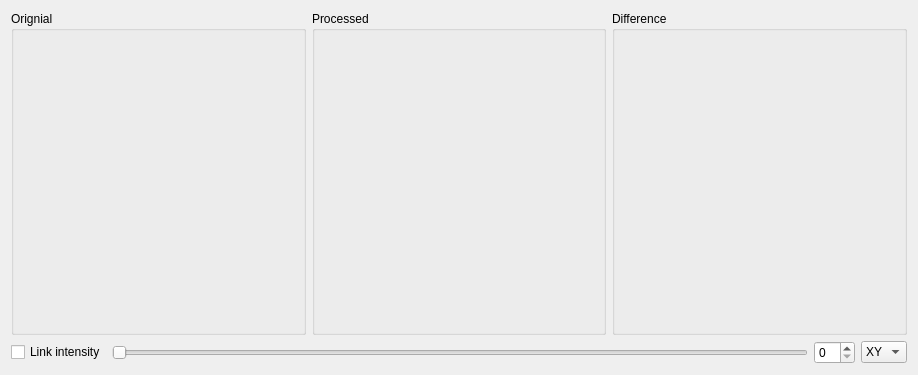
<?xml version="1.0" encoding="UTF-8"?>
<ui version="4.0">
 <class>CompareVolumeViewer</class>
 <widget class="QWidget" name="CompareVolumeViewer">
  <property name="geometry">
   <rect>
    <x>0</x>
    <y>0</y>
    <width>918</width>
    <height>375</height>
   </rect>
  </property>
  <property name="minimumSize">
   <size>
    <width>368</width>
    <height>375</height>
   </size>
  </property>
  <property name="windowTitle">
   <string>Form</string>
  </property>
  <layout class="QVBoxLayout" name="verticalLayout_2">
   <item>
    <layout class="QVBoxLayout" name="verticalLayout">
     <item>
      <layout class="QHBoxLayout" name="horizontalLayout">
       <item>
        <widget class="QGroupBox" name="groupBox_original">
         <property name="title">
          <string>Orignial</string>
         </property>
         <property name="flat">
          <bool>false</bool>
         </property>
         <layout class="QHBoxLayout" name="horizontalLayout_3">
          <item>
           <widget class="QtAddons::ImageViewerWidget" name="originalImage" native="true">
            <property name="minimumSize">
             <size>
              <width>256</width>
              <height>256</height>
             </size>
            </property>
           </widget>
          </item>
         </layout>
        </widget>
       </item>
       <item>
        <widget class="QGroupBox" name="groupBox_processed">
         <property name="title">
          <string>Processed</string>
         </property>
         <layout class="QHBoxLayout" name="horizontalLayout_4">
          <item>
           <widget class="QtAddons::ImageViewerWidget" name="processedImage" native="true">
            <property name="minimumSize">
             <size>
              <width>256</width>
              <height>256</height>
             </size>
            </property>
           </widget>
          </item>
         </layout>
        </widget>
       </item>
       <item>
        <widget class="QGroupBox" name="groupBox_difference">
         <property name="title">
          <string>Difference</string>
         </property>
         <layout class="QHBoxLayout" name="horizontalLayout_5">
          <item>
           <widget class="QtAddons::ImageViewerWidget" name="differenceImage" native="true">
            <property name="minimumSize">
             <size>
              <width>256</width>
              <height>256</height>
             </size>
            </property>
           </widget>
          </item>
         </layout>
        </widget>
       </item>
      </layout>
     </item>
     <item>
      <layout class="QHBoxLayout" name="horizontalLayout_2">
       <item>
        <widget class="QCheckBox" name="checkBox_linkIntensity">
         <property name="text">
          <string>Link intensity</string>
         </property>
        </widget>
       </item>
       <item>
        <widget class="QSlider" name="horizontalSlider_slices">
         <property name="orientation">
          <enum>Qt::Horizontal</enum>
         </property>
        </widget>
       </item>
       <item>
        <widget class="QSpinBox" name="spinBox_slices"/>
       </item>
       <item>
        <widget class="QComboBox" name="comboBox_imagePlanes">
         <item>
          <property name="text">
           <string>XY</string>
          </property>
         </item>
         <item>
          <property name="text">
           <string>XZ</string>
          </property>
         </item>
         <item>
          <property name="text">
           <string>YZ</string>
          </property>
         </item>
        </widget>
       </item>
      </layout>
     </item>
    </layout>
   </item>
  </layout>
 </widget>
 <customwidgets>
  <customwidget>
   <class>QtAddons::ImageViewerWidget</class>
   <extends>QWidget</extends>
   <header location="global">imageviewerwidget.h</header>
   <container>1</container>
   <slots>
    <signal>levelsChanged(float,float)</signal>
   </slots>
  </customwidget>
 </customwidgets>
 <resources/>
 <connections/>
</ui>
